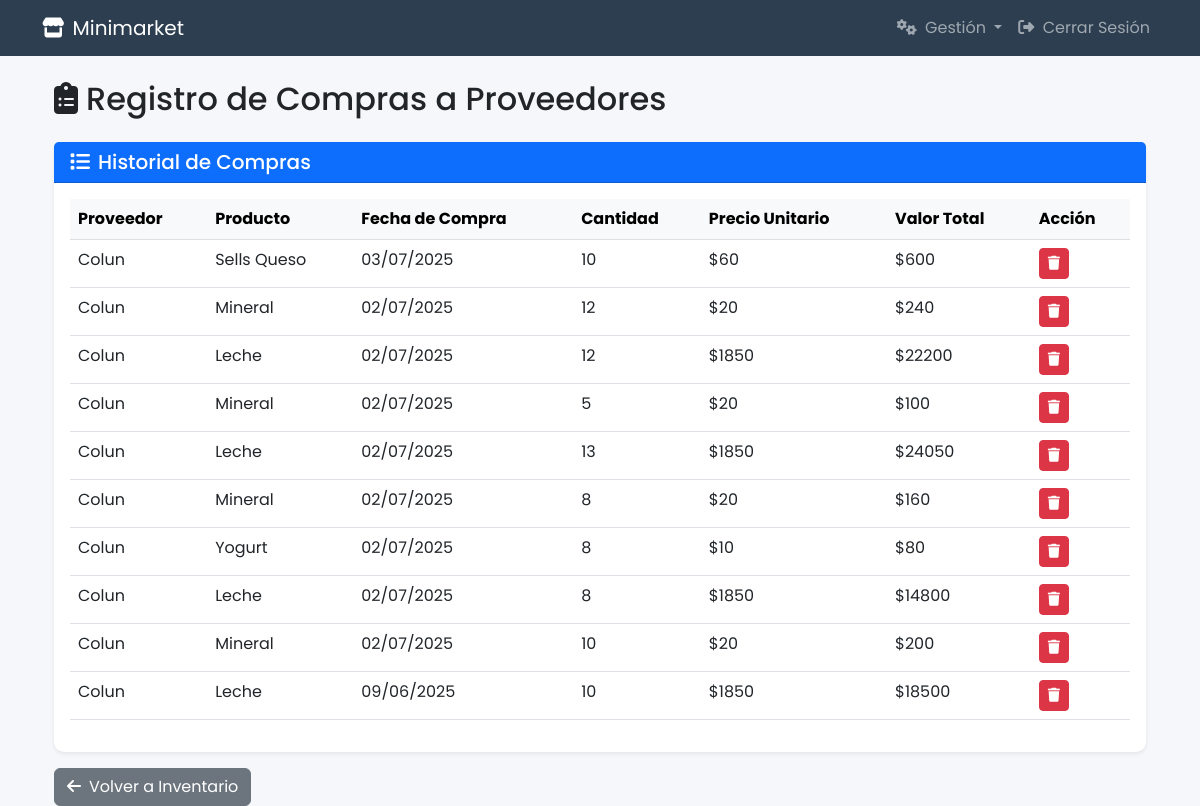
The app's page /registro-compra-proveedores/ (signed in), older data.
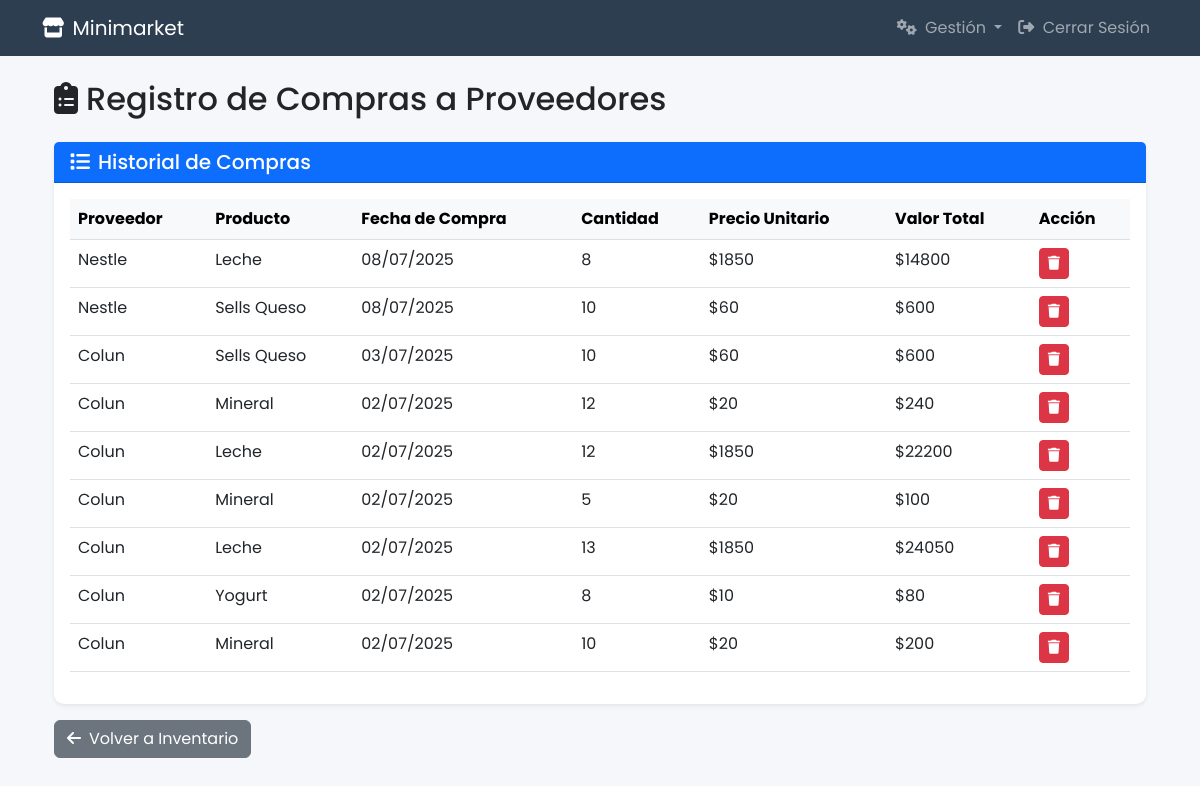
The same page, newer data.
### Tienda/models.py (models this page shows, shortened)
class Registro_compra_proveedor(models.Model):
    proveedor = models.ForeignKey(Proveedor, on_delete=models.CASCADE)
    productos = models.ForeignKey(Producto, on_delete=models.CASCADE)
    fecha_compra = models.DateField(auto_now_add=True)
    cantidad = models.PositiveIntegerField(default=0)
    precio_unitario = models.PositiveIntegerField(default=0)
    valor_total = models.PositiveIntegerField(default=0)

class Proveedor(models.Model):
    nombre_proveedor = models.CharField(max_length=100, unique=True)
    rut = models.PositiveIntegerField(unique=True)
    verify_digit = models.CharField(max_length=1, choices=[(str(i), str(i)) for i in range(10)] + [('K', 'K'), ('k', 'k')])
    direccion = models.CharField(max_length=200)
    telefono = models.PositiveIntegerField()

class Producto(models.Model):
    nombre = models.CharField(max_length=100, unique=True)
    codigo_barras = models.PositiveIntegerField(default=0, unique=True)
    stock = models.PositiveIntegerField(default=0)
    precio = models.PositiveIntegerField(default=0)
    costo = models.PositiveIntegerField(default=0)
    minimal_stock = models.PositiveIntegerField(default=0)
    categoria = models.ForeignKey(Categoria, on_delete=models.SET_NULL, null=True, blank=True, related_name='productos')

### Tienda/views/supplier_views.py (the view, shortened to what this page needs)
# urls.py: path('registro-compra-proveedores/', supplier_views.registro_compra_proveedores, name='registro_compra_proveedores'),
@login_required
@user_passes_test(is_superuser, login_url='home')
def registro_compra_proveedores(request):
    registros = Registro_compra_proveedor.objects.all().order_by('-fecha_compra')
    return render(request, 'Tienda/registro_compra_proveedores.html', {'registros': registros})

### Tienda/views/supplier_views.py (called while the page is built)
def is_superuser(user):
    return user.is_superuser

### Tienda/templates/Tienda/registro_compra_proveedores.html (shortened to what this page needs)
{% extends 'Tienda/base_layout.html' %}
{% load static %}
{% block content %}
<div class="container mt-4">
    <h2 class="mb-4"><i class="fas fa-clipboard-list me-2"></i>Registro de Compras a Proveedores</h2>
    <div class="card border-0 shadow-sm">
        <div class="card-header bg-primary text-white">
            <h5 class="mb-0"><i class="fas fa-list me-2"></i>Historial de Compras</h5>
        </div>
        <div class="card-body">
            <div class="table-responsive">
                <table class="table table-hover">
                    <thead class="table-light">
                        <tr>
                            <th>Proveedor</th>
                            <th>Producto</th>
                            <th>Fecha de Compra</th>
                            <th>Cantidad</th>
                            <th>Precio Unitario</th>
                            <th>Valor Total</th>
                            <th>Acción</th>
                        </tr>
                    </thead>
                    <tbody>
                        {% for registro in registros %}
                        <tr>
                            <td>{{ registro.proveedor.nombre_proveedor }}</td>
                            <td>{{ registro.productos.nombre }}</td>
                            <td>{{ registro.fecha_compra|date:"d/m/Y" }}</td>
                            <td>{{ registro.cantidad }}</td>
                            <td>${{ registro.precio_unitario }}</td>
                            <td>${{ registro.valor_total }}</td>
                            <td>
                                <button type="button" class="btn btn-danger btn-sm"
                                        data-bs-toggle="modal"
                                        data-bs-target="#confirmarEliminarModal"
                                        data-registro-id="{{ registro.id }}"
                                        data-proveedor="{{ registro.proveedor.nombre_proveedor }}"
                                        data-producto="{{ registro.productos.nombre }}"
                                        title="Eliminar">
                                    <i class="fas fa-trash"></i>
                                </button>
                            </td>
                        </tr>
                        {% empty %}
                        <tr>
                            <td colspan="7" class="text-center py-4">No hay registros de compras.</td>
                        </tr>
                        {% endfor %}
                    </tbody>
                </table>
            </div>
        </div>
    </div>
    <div class="d-flex justify-content-between mt-3">
        <a href="{% url 'gestionar_inventario' %}" class="btn btn-secondary">
            <i class="fas fa-arrow-left me-2"></i>Volver a Inventario
        </a>
    </div>
</div>
{% endblock %}

### Tienda/templates/Tienda/base_layout.html (shortened to what this page needs)
<!DOCTYPE html>
<html lang="es">
<head>
    <link href="https://cdn.jsdelivr.net/npm/bootstrap@5.3.0/dist/css/bootstrap.min.css" rel="stylesheet">
    <link rel="stylesheet" href="https://cdnjs.cloudflare.com/ajax/libs/font-awesome/6.4.0/css/all.min.css">
    {% load static %}
</head>
<body>
    <nav class="navbar navbar-expand-lg navbar-dark mb-4">
        <div class="container">
            <a class="navbar-brand" href="{% url 'home' %}">
                <i class="fas fa-store me-2"></i>Minimarket
            </a>
            <div class="collapse navbar-collapse">
                <ul class="navbar-nav ms-auto">
                    <li class="nav-item dropdown">
                        <a class="nav-link dropdown-toggle" href="#" id="adminDropdown" role="button" data-bs-toggle="dropdown" aria-expanded="false">
                            <i class="fas fa-cogs me-1"></i> Gestión
                        </a>
                    </li>
                    {% if user.is_authenticated %}
                        <li class="nav-item">
                            <a class="nav-link" href="{% url 'logout' %}">
                                <i class="fas fa-sign-out-alt me-1"></i> Cerrar Sesión
                            </a>
                        </li>
                    {% else %}
                        <li class="nav-item">
                            <a class="nav-link" href="{% url 'login' %}">
                                <i class="fas fa-sign-in-alt me-1"></i> Iniciar Sesión
                            </a>
                        </li>
                    {% endif %}
                </ul>
            </div>
        </div>
    </nav>
    <div class="container">
        {% block content %}{% endblock %}
    </div>
</body>
</html>

### Tienda/templates/Tienda/base_layout.html (style rules this page uses)
:root { --primary-color: #2c3e50; --secondary-color: #3498db; --accent-color: #e74c3c; }
body { font-family: 'Poppins', sans-serif; background-color: #f5f7fa; }
.navbar { background-color: var(--primary-color); }
.card { border-radius: 10px; box-shadow: 0 5px 15px rgba(0, 0, 0, 0.05); }
.card-header { background-color: var(--primary-color); border-radius: 10px 10px 0 0; }

Row changes from the older to the newer data that the page shows:
removed Registro_compra_proveedor: proveedor.nombre_proveedor "Colun", productos.nombre "Mineral", fecha_compra "02/07/2025", cantidad "8", precio_unitario "20", valor_total "160"
removed Registro_compra_proveedor: proveedor.nombre_proveedor "Colun", productos.nombre "Leche", fecha_compra "02/07/2025", cantidad "8", precio_unitario "1850", valor_total "14800"
removed Registro_compra_proveedor: proveedor.nombre_proveedor "Colun", productos.nombre "Leche", fecha_compra "09/06/2025", cantidad "10", precio_unitario "1850", valor_total "18500"
added Registro_compra_proveedor: proveedor.nombre_proveedor "Nestle", productos.nombre "Leche", fecha_compra "08/07/2025", cantidad "8", precio_unitario "1850", valor_total "14800"
added Registro_compra_proveedor: proveedor.nombre_proveedor "Nestle", productos.nombre "Sells Queso", fecha_compra "08/07/2025", cantidad "10", precio_unitario "60", valor_total "600"
